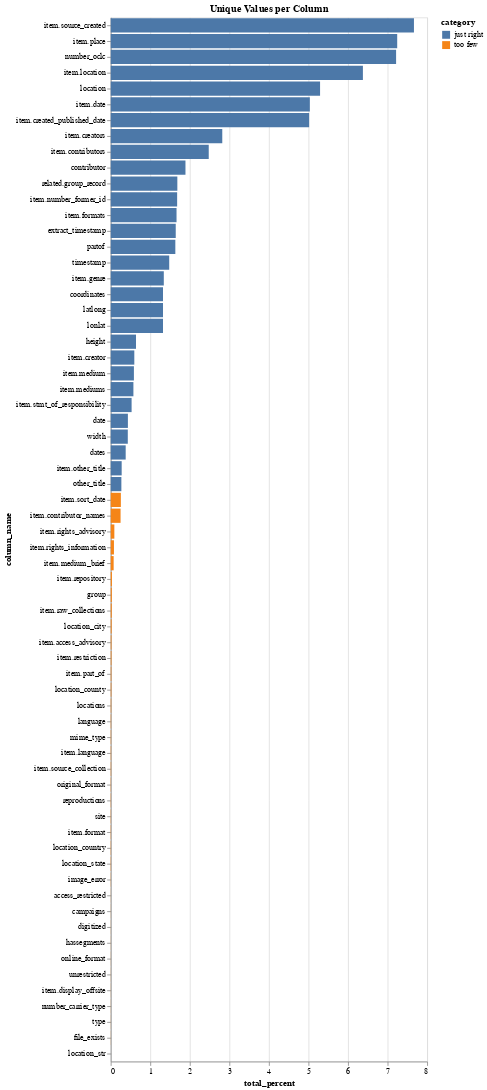

The notebook cell saved with this chart:
### Code cell
chart = alt.Chart(unique_vals[unique_vals.total_percent < 10]).mark_bar().encode(
    y=alt.Y('column_name', sort='-x'),
    x='total_percent',
    color='category'
).properties(
    title='Unique Values per Column'
)
chart

### Figure 1 — Vega-Lite specification as saved in the notebook (floating-point values rounded to 4 significant figures)
{"config": {"view": {"continuousWidth": 400, "continuousHeight": 300}}, "data": {"name": "data-a3b8ac5fcefa80e4cb53a9d4c0778eae"}, "mark": "bar", "encoding": {"color": {"field": "category", "type": "nominal"}, "x": {"field": "total_percent", "type": "quantitative"}, "y": {"field": "column_name", "sort": "-x", "type": "nominal"}}, "title": "Unique Values per Column", "$schema": "https://vega.github.io/schema/vega-lite/v4.17.0.json", "datasets": {"data-a3b8ac5fcefa80e4cb53a9d4c0778eae": [{"column_name": "access_restricted", "unique_values": 1, "total_percent": 0.002536, "category": "too few"}, {"column_name": "campaigns", "unique_values": 1, "total_percent": 0.002536, "category": "too few"}, {"column_name": "contributor", "unique_values": 745, "total_percent": 1.889, "category": "just right"}, {"column_name": "coordinates", "unique_values": 521, "total_percent": 1.321, "category": "just right"}, {"column_name": "date", "unique_values": 171, "total_percent": 0.4337, "category": "just right"}, {"column_name": "digitized", "unique_values": 1, "total_percent": 0.002536, "category": "too few"}, {"column_name": "extract_timestamp", "unique_values": 648, "total_percent": 1.643, "category": "just right"}, {"column_name": "group", "unique_values": 11, "total_percent": 0.0279, "category": "too few"}, {"column_name": "hassegments", "unique_values": 1, "total_percent": 0.002536, "category": "too few"}, {"column_name": "language", "unique_values": 4, "total_percent": 0.01014, "category": "too few"}, {"column_name": "latlong", "unique_values": 521, "total_percent": 1.321, "category": "just right"}, {"column_name": "location", "unique_values": 2087, "total_percent": 5.293, "category": "just right"}, {"column_name": "location_str", "unique_values": 0, "total_percent": 0.0, "category": "too few"}, {"column_name": "locations", "unique_values": 5, "total_percent": 0.01268, "category": "too few"}, {"column_name": "lonlat", "unique_values": 521, "total_percent": 1.321, "category": "just right"}, {"column_name": "mime_type", "unique_values": 4, "total_percent": 0.01014, "category": "too few"}, {"column_name": "online_format", "unique_values": 1, "total_percent": 0.002536, "category": "too few"}, {"column_name": "original_format", "unique_values": 3, "total_percent": 0.007608, "category": "too few"}, {"column_name": "other_title", "unique_values": 106, "total_percent": 0.2688, "category": "just right"}, {"column_name": "partof", "unique_values": 644, "total_percent": 1.633, "category": "just right"}, {"column_name": "reproductions", "unique_values": 3, "total_percent": 0.007608, "category": "too few"}, {"column_name": "site", "unique_values": 3, "total_percent": 0.007608, "category": "too few"}, {"column_name": "timestamp", "unique_values": 583, "total_percent": 1.479, "category": "just right"}, {"column_name": "unrestricted", "unique_values": 1, "total_percent": 0.002536, "category": "too few"}, {"column_name": "item.contributors", "unique_values": 977, "total_percent": 2.478, "category": "just right"}, {"column_name": "item.created_published_date", "unique_values": 1978, "total_percent": 5.016, "category": "just right"}, {"column_name": "item.creators", "unique_values": 1112, "total_percent": 2.82, "category": "just right"}, {"column_name": "item.date", "unique_values": 1985, "total_percent": 5.034, "category": "just right"}, {"column_name": "item.display_offsite", "unique_values": 1, "total_percent": 0.002536, "category": "too few"}, {"column_name": "item.format", "unique_values": 3, "total_percent": 0.007608, "category": "too few"}, {"column_name": "item.formats", "unique_values": 656, "total_percent": 1.664, "category": "just right"}, {"column_name": "item.genre", "unique_values": 529, "total_percent": 1.342, "category": "just right"}, {"column_name": "item.language", "unique_values": 4, "total_percent": 0.01014, "category": "too few"}, {"column_name": "item.location", "unique_values": 2514, "total_percent": 6.376, "category": "just right"}, {"column_name": "item.medium", "unique_values": 231, "total_percent": 0.5858, "category": "just right"}, {"column_name": "item.medium_brief", "unique_values": 29, "total_percent": 0.07355, "category": "too few"}, {"column_name": "item.mediums", "unique_values": 226, "total_percent": 0.5732, "category": "just right"}, {"column_name": "item.place", "unique_values": 2856, "total_percent": 7.243, "category": "just right"}, {"column_name": "item.repository", "unique_values": 12, "total_percent": 0.03043, "category": "too few"}, {"column_name": "item.rights_advisory", "unique_values": 36, "total_percent": 0.0913, "category": "too few"}, {"column_name": "item.rights_information", "unique_values": 32, "total_percent": 0.08115, "category": "too few"}, {"column_name": "item.sort_date", "unique_values": 101, "total_percent": 0.2561, "category": "too few"}, {"column_name": "item.source_created", "unique_values": 3023, "total_percent": 7.667, "category": "just right"}, {"column_name": "related.group_record", "unique_values": 664, "total_percent": 1.684, "category": "just right"}, {"column_name": "dates", "unique_values": 149, "total_percent": 0.3779, "category": "just right"}, {"column_name": "item.creator", "unique_values": 235, "total_percent": 0.596, "category": "just right"}, {"column_name": "number_oclc", "unique_values": 2845, "total_percent": 7.215, "category": "just right"}, {"column_name": "number_carrier_type", "unique_values": 1, "total_percent": 0.002536, "category": "too few"}, {"column_name": "type", "unique_values": 1, "total_percent": 0.002536, "category": "too few"}, {"column_name": "item.raw_collections", "unique_values": 10, "total_percent": 0.02536, "category": "too few"}, {"column_name": "item.other_title", "unique_values": 109, "total_percent": 0.2764, "category": "just right"}, {"column_name": "item.access_advisory", "unique_values": 7, "total_percent": 0.01775, "category": "too few"}, {"column_name": "item.restriction", "unique_values": 7, "total_percent": 0.01775, "category": "too few"}, {"column_name": "item.number_former_id", "unique_values": 662, "total_percent": 1.679, "category": "just right"}, {"column_name": "item.stmt_of_responsibility", "unique_values": 208, "total_percent": 0.5275, "category": "just right"}, {"column_name": "item.contributor_names", "unique_values": 98, "total_percent": 0.2485, "category": "too few"}, {"column_name": "item.part_of", "unique_values": 6, "total_percent": 0.01522, "category": "too few"}, {"column_name": "item.source_collection", "unique_values": 4, "total_percent": 0.01014, "category": "too few"}, {"column_name": "location_city", "unique_values": 9, "total_percent": 0.02282, "category": "too few"}, {"column_name": "location_country", "unique_values": 3, "total_percent": 0.007608, "category": "too few"}, {"column_name": "location_state", "unique_values": 3, "total_percent": 0.007608, "category": "too few"}, {"column_name": "location_county", "unique_values": 6, "total_percent": 0.01522, "category": "too few"}, {"column_name": "file_exists", "unique_values": 1, "total_percent": 0.002536, "category": "too few"}, {"column_name": "image_error", "unique_values": 2, "total_percent": 0.005072, "category": "too few"}, {"column_name": "width", "unique_values": 170, "total_percent": 0.4311, "category": "just right"}, {"column_name": "height", "unique_values": 252, "total_percent": 0.6391, "category": "just right"}]}}
